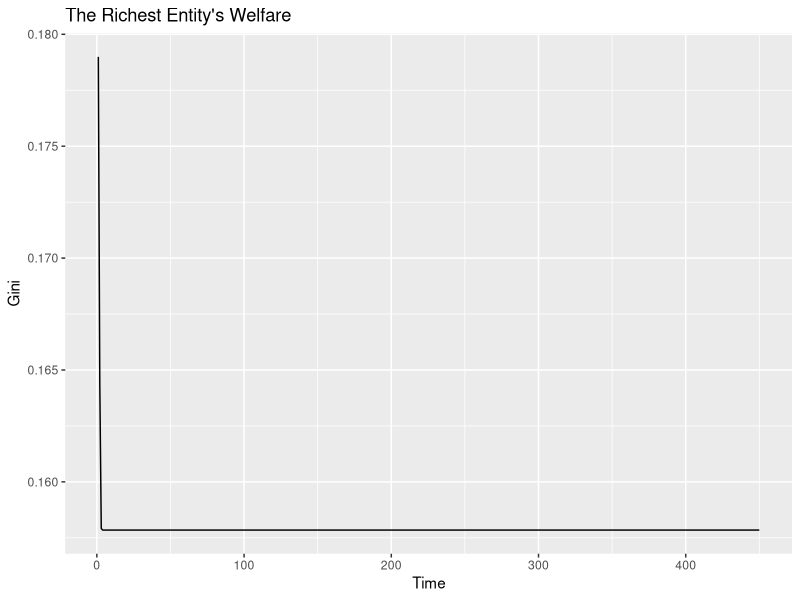
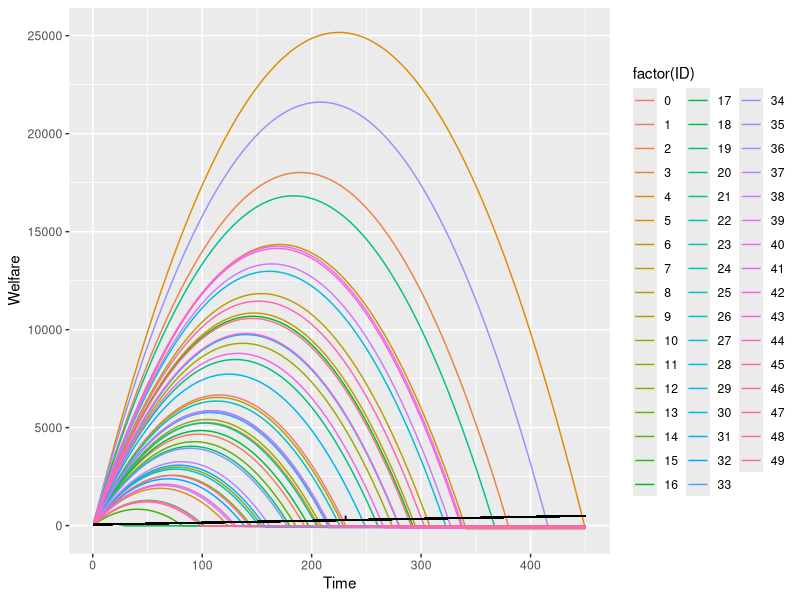
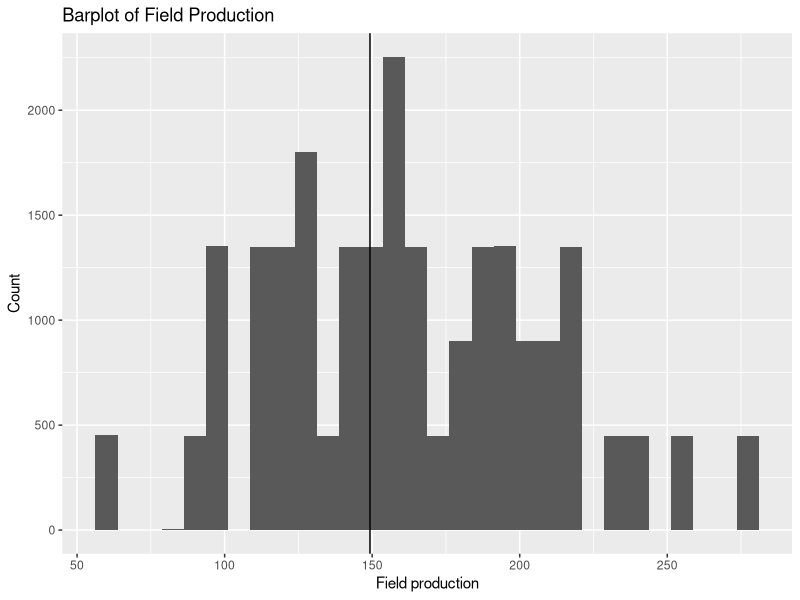

Write R code to recreate these figures, in order.
library(ggplot2)

world_data <- read.csv("./Data/first_test0.csv", header = T)
qplot(x = Time, y = Gini, data = world_data, geom = "line") + 
      labs(title = "The Richest Entity's Welfare")

entity_data <- read.csv("./Data/first_test1.csv", header = T)
ggplot(data = entity_data, aes(x = Time, group = factor(ID))) + 
      geom_line(aes(y = Welfare, color = factor(ID))) + 
      geom_line(aes(y = Threshold), size = 0.5)

qplot(data = entity_data, x = Field_product, geom = "histogram") + 
      geom_vline(xintercept = mean(entity_data[entity_data$Time == 1,]$Field_product), size = 0.5) + 
      labs(title = "Barplot of Field Production", x = "Field production", y = "Count")